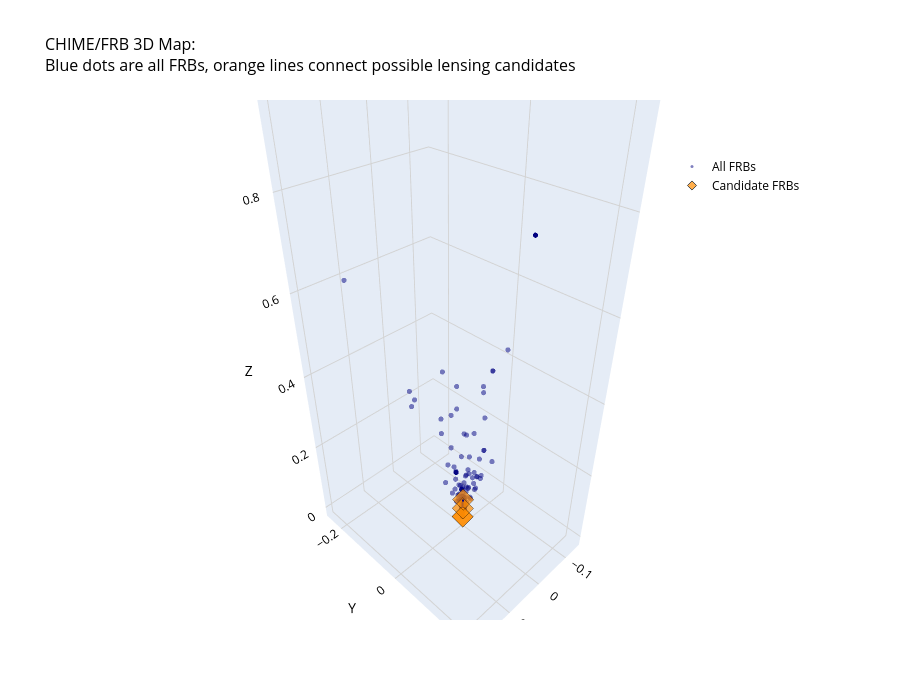

Notebook code for this chart:
### Code cell
import plotly.graph_objects as go
import numpy as np

# 计算所有FRB的3D坐标
ra_rad = np.radians(df['ra'])
dec_rad = np.radians(df['dec'])
r = df['dm_fitb'] / df['dm_fitb'].max()

x_all = r * np.cos(dec_rad) * np.cos(ra_rad)
y_all = r * np.cos(dec_rad) * np.sin(ra_rad)
z_all = r * np.sin(dec_rad)

# 创建图形
fig = go.Figure()

# 1. 绘制所有FRB作为背景点（深蓝色，半透明）
fig.add_trace(go.Scatter3d(
    x=x_all,
    y=y_all,
    z=z_all,
    mode='markers',
    marker=dict(
        size=3,
        color='navy',
        opacity=0.5
    ),
    name='All FRBs',
    hoverinfo='skip'
))

# 2. 突出显示候选对（深橙色连线）
unique_pairs = clean_candidates_df.drop_duplicates(subset=['frb1', 'frb2'])
print(f"🔗 准备绘制 {len(unique_pairs)} 对唯一的候选体连线")

for _, pair in unique_pairs.iterrows():
    try:
        row1 = df[df['frb_name'] == pair['frb1']].iloc[0]
        row2 = df[df['frb_name'] == pair['frb2']].iloc[0]
        
        r1 = row1['dm_fitb'] / df['dm_fitb'].max()
        r2 = row2['dm_fitb'] / df['dm_fitb'].max()
        
        x1 = r1 * np.cos(np.radians(row1['dec'])) * np.cos(np.radians(row1['ra']))
        y1 = r1 * np.cos(np.radians(row1['dec'])) * np.sin(np.radians(row1['ra']))
        z1 = r1 * np.sin(np.radians(row1['dec']))
        
        x2 = r2 * np.cos(np.radians(row2['dec'])) * np.cos(np.radians(row2['ra']))
        y2 = r2 * np.cos(np.radians(row2['dec'])) * np.sin(np.radians(row2['ra']))
        z2 = r2 * np.sin(np.radians(row2['dec']))
        
        fig.add_trace(go.Scatter3d(
            x=[x1, x2],
            y=[y1, y2],
            z=[z1, z2],
            mode='lines',
            line=dict(
                color='darkorange',
                width=4
            ),
            hoverinfo='skip',
            showlegend=False
        ))
    except IndexError:
        continue

# 3. 标记候选对的端点（透明菱形）
candidate_names = set(unique_pairs['frb1']).union(set(unique_pairs['frb2']))
candidate_df = df[df['frb_name'].isin(candidate_names)]

if not candidate_df.empty:
    ra_rad_c = np.radians(candidate_df['ra'])
    dec_rad_c = np.radians(candidate_df['dec'])
    r_c = candidate_df['dm_fitb'] / df['dm_fitb'].max()
    
    x_c = r_c * np.cos(dec_rad_c) * np.cos(ra_rad_c)
    y_c = r_c * np.cos(dec_rad_c) * np.sin(ra_rad_c)
    z_c = r_c * np.sin(dec_rad_c)
    
    fig.add_trace(go.Scatter3d(
        x=x_c,
        y=y_c,
        z=z_c,
        mode='markers',
        marker=dict(
            size=7,
            color='darkorange',
            symbol='diamond',
            opacity=0.7,          # 透明菱形
            line=dict(color='black', width=1)
        ),
        name='Candidate FRBs',
        hoverinfo='skip'
    ))

# 4. 设置白色背景和布局
fig.update_layout(
    title=dict(
        text='CHIME/FRB 3D Map: <br>Blue dots are all FRBs, orange lines connect possible lensing candidates',
        font=dict(color='black', size=16)
    ),
    scene=dict(
        xaxis_title='X',
        yaxis_title='Y',
        zaxis_title='Z',
        bgcolor='white',
        xaxis=dict(color='black', gridcolor='lightgray', zerolinecolor='lightgray'),
        yaxis=dict(color='black', gridcolor='lightgray', zerolinecolor='lightgray'),
        zaxis=dict(color='black', gridcolor='lightgray', zerolinecolor='lightgray'),
    ),
    paper_bgcolor='white',
    width=900,
    height=700,
    legend=dict(
        x=0.8,
        y=0.9,
        font=dict(color='black')
    )
)

fig.show()

### Figure 1 — Plotly figure (JSON) as saved in the notebook; plotly's stock layout.template omitted (floating-point values rounded to 4 significant figures; data arrays with more than 128 entries replaced by an {"elided": "..."} marker saying what was removed)
{"data": [{"hoverinfo": "skip", "marker": {"color": "navy", "opacity": 0.5, "size": 3}, "mode": "markers", "name": "All FRBs", "type": "scatter3d", "x": {"elided": "690 float values"}, "y": {"elided": "690 float values"}, "z": {"elided": "690 float values"}}, {"hoverinfo": "skip", "line": {"color": "darkorange", "width": 4}, "mode": "lines", "showlegend": false, "type": "scatter3d", "x": [0, 0], "y": [0, 0], "z": [0, 0]}, {"hoverinfo": "skip", "line": {"color": "darkorange", "width": 4}, "mode": "lines", "showlegend": false, "type": "scatter3d", "x": [-0.0006139, -0.001442], "y": [-0.0003562, -0.0008488], "z": [0.02904, 0.05808]}, {"hoverinfo": "skip", "marker": {"color": "darkorange", "line": {"color": "black", "width": 1}, "opacity": 0.7, "size": 7, "symbol": "diamond"}, "mode": "markers", "name": "Candidate FRBs", "type": "scatter3d", "x": [0.0, 0.0, -0.0006139, -0.001442], "y": [-0.0, -0.0, -0.0003562, -0.0008488], "z": [0.0, 0.0, 0.02904, 0.05808]}], "layout": {"height": 700, "legend": {"font": {"color": "black"}, "x": 0.8, "y": 0.9}, "paper_bgcolor": "white", "scene": {"bgcolor": "white", "xaxis": {"color": "black", "gridcolor": "lightgray", "title": {"text": "X"}, "zerolinecolor": "lightgray"}, "yaxis": {"color": "black", "gridcolor": "lightgray", "title": {"text": "Y"}, "zerolinecolor": "lightgray"}, "zaxis": {"color": "black", "gridcolor": "lightgray", "title": {"text": "Z"}, "zerolinecolor": "lightgray"}}, "title": {"font": {"color": "black", "size": 16}, "text": "CHIME/FRB 3D Map: <br>Blue dots are all FRBs, orange lines connect possible lensing candidates"}, "width": 900}}
